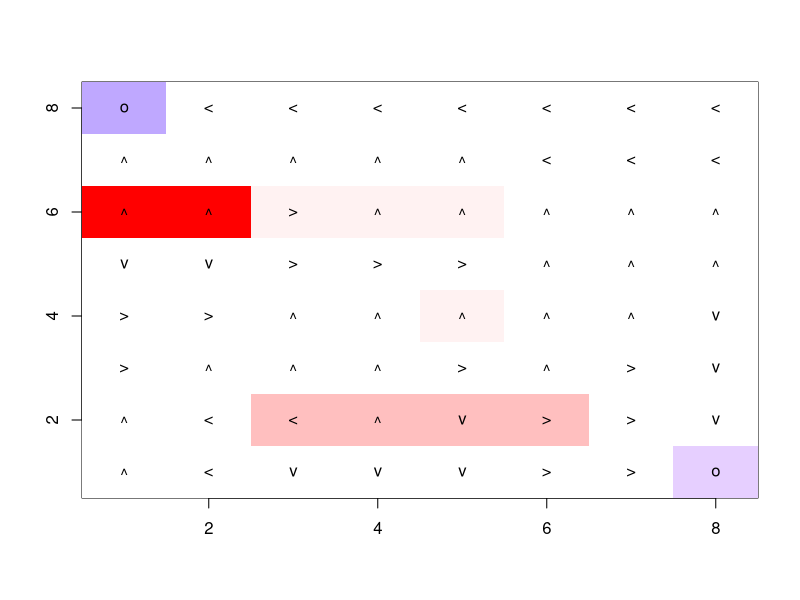

Recreate this plot in R.

# This is probably the most complicated code that I've distributed. I've tried
# to organise it so that it's relatively easy to follow, but it's never going
# to be simple if only because MDPs are not the easiest thing in the world to
# understand. The two most important things to understand are the ITERATE 
# function (starts on line 112) and the BESTPOLICY function (line 131). These
# two together form the core of the value iteration algorithm. The rest of the
# code is more about the specific "toddler navigation" problem itself rather
# than MDPs in general.


# free parameters you can play with
discount <- .9  
fidelity <- .8



####### variables that need to be in the scope chain ####### 

# parameters
nx <- 8
ny <- 8

# grid size
ns <- nx*ny


############## agent-environment interaction ##############  

# the noisyMove function is what defines the agent's interactions with the environment. 
# for any given state (i.e. FROM) and any given intended ACTION, it returns either a 
# probability distribution over possible locations (sample=FALSE) or an actual location
# that the agent ends up with (sample=TRUE) that is sampled from this distribution. The
# FIDELITY with which the agent's actions match its intentions is also input.

noisyMove <- function(from, action, fidelity=.9, sample=FALSE){
  
  # staying is safe: no noise here
  if(action == "stay" ) { 
    
    event <- list("stay") # the event
    outcomes <- 1 # the probability that it occurs

    
  } else { # moving is noisy...
    
    # given the intended action, produce a list of possible events that might actually occur
    if(action=="up") { event <- list("up", "left", "right", c("up","left"), c("up","right")) }
    if(action=="down") { event <- list("down", "left", "right", c("down","left"), c("down","right") ) }
    if(action=="left") { event <- list("left", "up", "down", c("left","up"), c("left","down")) }
    if(action=="right") { event <- list("right", "up", "down", c("right","up"), c("right","down")) }
    
    # given a particular fidelity (i.e., goodness of motor control), compute the probabilities of each
    # of the possible events
    outcomes <- c(fidelity,rep.int((1-fidelity)/4,4))
    
  }
  
  # the moveTo takes a current state as input, plus an action, both 
  # specified by name, and then returns the location that the agent 
  # would end up in if motor control is perfect
  moveTo <- function(from, action) {
    t <- as.numeric(strsplit(from,",")[[1]]) # state name is in (y,x)
    if( action=="up") t[1] <- min( t[1]+1, ny )
    if( action=="down") t[1] <- max( t[1]-1, 1 )
    if( action=="left") t[2] <- max( t[2]-1, 1 )
    if( action=="right") t[2] <- min( t[2]+1, nx )
    t <- paste(t,collapse=",") # convert back to state name to string
    return(t)
  }
  
  # now, for each of the possibilities named in the event list, figure out where the agent would 
  # end up given their current state
  ne <- length(event)
  loc <- vector(length=ne)
  for( i in 1:ne ) { # across all possible events listed
    l <- from # start location
    for( e in event[[i]] ) { # apply each of the actions (e.g., just "up", or possibly "up" and "right")
      l <- moveTo(from, e) # update the location
    }
    loc[i] <- l # store the final location that the agent has ended up in
  }
  
  # if there are duplicates (multiple possibilities leading to the same location due to a wall), 
  # aggregate them so that you've got a unique set of final locations 
  tmp <- aggregate(outcomes ~ loc, FUN= sum) 
  loc <- tmp[[1]]
  outcomes <- tmp[[2]]
  ne <- length(loc)
  
  # should we sample an event stochastically, and return that?
  if( sample ) {
    if( ne==1 ) return( loc ) 
    e <- sample(ne,1,prob=outcomes)
    return( loc[e])
  }
  
  # if not, return a named vector that specifies the probabilities
  names(outcomes) <- loc
  return(outcomes)
  
}

############## the core of the value iteration algorithm ##############  

# Define the value iteration function. The input is a VALUE vector that specifies
# the current estimate of the utility of each state, the REWARDS vector that specifies
# the rewards to be received by being in this state, the TRANSITION array, and the 
# DISCOUNT rate. The output is a NEWVALUE vector that specifies an updated estimate of
# the utility of each state 

iterate <- function(value,rewards,transition,discount){
  
  # initialise
  ns <- length(value)
  newValue <- vector(length=ns)
  names(newValue) <- names(value)
  
  # loop over states 
  for( s in 1:ns ) {
    newValue[s] <- rewards[s] + discount * max( value %*% transition[s,,] ) # apply Bellman update
  }
  return(newValue)
  
}

# Convert a VALUE vector and a TRANSITION array into a decision POLICY: for each state, the 
# optimal policy is to choose the action that has highest expected utility given that you are
# in that state

bestPolicy <- function(value, transition) {
  
  # initialise
  ns <- dim(transition)[1]
  na <- dim(transition)[3]
  policy <- vector(length=ns)
  
  # loop over states
  for( s in 1:ns ) {
    policy[s] <- which.max( value %*% transition[s,,] ) # select action with highest expected value
  }
  
  # make the output pretty: each action is referred to by its name (not a number) and each element
  # of the policy vector is given a name (i.e., the name of the relevant state)
  actions <- dimnames(transition)[[3]]
  policy <- actions[policy]
  names(policy) <- dimnames(transition)[[1]]
  return(policy)
  
}


############## plotting function ##############  

plotMDP <- function( rewards, policy=NULL ) {
  
  # helper function that defines a colour map running from 
  # red to blue
  redToBlue <- function(n) {
    step <- 1/((n-1)/2)
    red <- seq(1,0,-step) 
    red <- c(rep.int(1,length(red)-1), red)
    blue <- red[seq(length(red),1)]
    green <- c(seq(0,1,step), seq(.9,0,-step))
    cmap <- rgb( red, green, blue )
    return(cmap)
  }
  
  # define the colour map 
  cmap <- redToBlue(n=201)
  
  # plot the rewards
  R <- matrix(rewards,ny,nx,TRUE)
  image(1:nx,1:ny,t(R), xlab="",ylab="", col=cmap,
        zlim=c(-20,20))
  
  # add the policy if specified
  if( !is.null(policy) ) {
    P <- matrix(policy,ny,nx,TRUE)
    pc <- c("stay"="o", "up"="^","down"="v","left"="<", "right"=">")
    for( i in 1:ny ) {
      for( j in 1:nx ) {
        text(x=j,y=i,labels=pc[P[i,j]])
      }
    }
  }
}



############## set up action list, reward vector and transition array ##############  

# specify the actions the agent can take
actions <- c("stay","up","down","left","right")
na <- length(actions)

# look up tables
stateLoc <- arrayInd(1:ns,.dim=c(nx,ny))[,2:1]
stateNum <- matrix(1:ns,ny,nx,TRUE)

# state names are strings that take the form of y,x co-ordinates: e.g. "6,3"
states <- apply(stateLoc,1,paste,collapse=",")  

# define the rewards in matrix form
rewardMat <- matrix(0,ny,nx) # note that co-ords are y,x
rewardMat[8,1] <- 5 # the chocolate
rewardMat[1,8] <- 2 # the cookie
rewardMat[2,3:6] <- -5 # sharp corners
rewardMat[6,3:5] <- -1 # pebbles
rewardMat[4,5] <- -1 # pebbles
rewardMat[6,1:2] <- -20 # the nails
  
# convert to vector
rewards <- rewardMat[stateLoc]

# which states are "terminal" (i.e., end the game)
terminalStates <- matrix(0,ny,nx) 
terminalStates[8,1] <- 1 # eating the chocolate ends the game
terminalStates[1,8] <- 1 # eating the cookie ends the game

# convert to vector
terminal <- terminalStates[stateLoc]

# initialise the transition array. transition[F,T,A] specifies the probability of ending up in 
# state T, given that you are currently in state F, and undertake action A
transition <- array( data=0, dim=c(ns,ns,na),
                     dimnames=list(
                       from = states,
                       to = states,
                       action = actions
                     ))


# populate the transition array
for( a in actions ) { # a is the name of an action (e.g., "up")
  for( f in states ) { # f is the name of a state 
    pt <- noisyMove(from=f,action=a,fidelity=fidelity) # probability distribution over locations
    transition[f,names(pt),a] <- pt # store it
  }
}

# now enforce terminal states
ts <- states[terminal==1]
transition[ts,,] <- 0 # there are no future actions once you hit a terminal state


# clean up
rm( stateLoc, stateNum, rewardMat, terminalStates, ts, terminal)




############## run the MDP ##############  

# initial values for each state correspond to the immediate rewards
value <- rewards

# set up 
eps <- .01
diff <- 1
it <- 0

while( diff > eps ) { # continue until changes between current and previous values are negligible
  
  # display
  it <- it+1
  if( it %% 50 == 0 ) cat(".")
  
  # iteration
  oldValue <- value
  value <- iterate(value, rewards, transition, discount)
  diff <- max( abs(value - oldValue ))
  
}

# results
policy <- bestPolicy(value,transition) # extract the optimal policy from the values
plotMDP( rewards, policy ) # plot the policy



